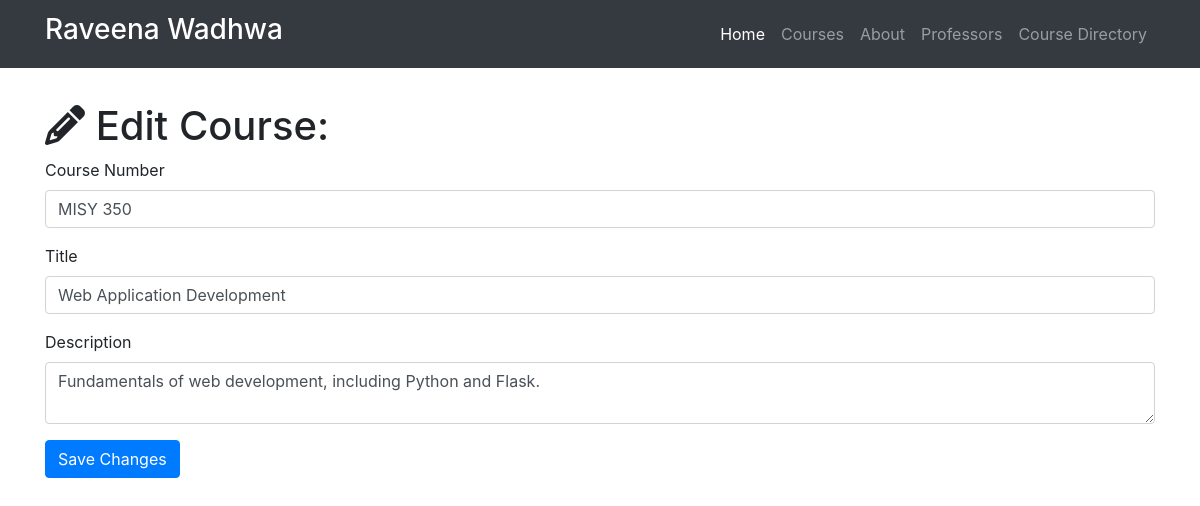
The app's page /course-directory/edit/4 with its own data.
### resume.py (models this page shows)
class Course(db.Model):
    __tablename__ = 'courses'
    id = db.Column(db.Integer, primary_key=True)
    course_number = db.Column(db.Integer)
    title = db.Column(db.String(256))
    description = db.Column(db.Text)
    professor_id = db.Column(db.Integer, db.ForeignKey('professors.id'))

### resume.py (the view, shortened to what this page needs)
@app.route('/course-directory/edit/<int:id>', methods=['GET', 'POST'])
def edit_course(id):
    course = Course.query.filter_by(id=id).first()
    if request.method == 'GET':
        return render_template('course-edit.html', course=course)

### templates/course-edit.html (shortened to what this page needs)
{% extends "base-structure.html" %}
{% block head%}
  {{super()}}
{% endblock %}
{% block page_content %}
<div class="container">
   <h1 class="mt-5"><i class="fa fa-pencil" aria-hidden="true"></i> Edit Course:</h1>
  <form action="/course-directory/edit/{{course.id}}" method="post">
    <div class="form-group">
      <label>Course Number</label>
      <input class="form-control" type="text" name="course number" value="{{course.course_number}}" required="true">
    </div>
    <div class="form-group">
    <label>Title</label>
    <input class="form-control" type="text" name="title" value="{{course.title}}" required="true">
  </div>
    <div class="form-group">
      <label>Description</label>
      <textarea class="form-control" name="description" required="true">{{course.description}}</textarea>
    </div>
    <button type="submit" class="btn btn-primary">Save Changes</button>
  </form>
 </div>
{% endblock %}

### templates/course-edit.html (style rules this page uses)
body { padding-top: 54px; }

### records on screen
Course: course_number "MISY 350", title "Web Application Development", description "Fundamentals of web development, including Python and Flask."
